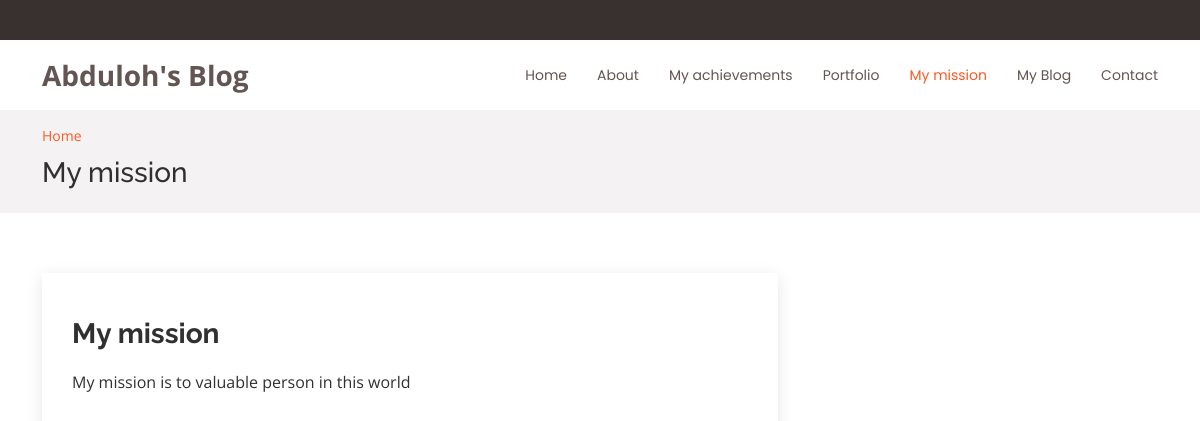
Screenshot of /mission_single/1/ with the database file from the repository.
### app2/models.py (models this page shows, shortened)
class My_status_for_future(models.Model):
    title=models.CharField(max_length=50)
    text=models.TextField()
    img=models.FileField(upload_to='mission')

### app2/views.py (the view)
# urls.py: path('mission_single/<int:a>/',mission_single),
def mission_single(request, a):
    data={
        "Mission":My_status_for_future.objects.get(id=a)
    }
    return render(request,'misson-single.html',data)

### templates/misson-single.html (shortened to what this page needs)
<!DOCTYPE html>
<html lang="en">
<head>
  {% load static %}
  <link href="{% static 'assets/vendor/aos/aos.css'%}" rel="stylesheet">
  <link href="{% static 'assets/vendor/bootstrap/css/bootstrap.min.css'%}" rel="stylesheet">
  <link href="{% static 'assets/vendor/bootstrap-icons/bootstrap-icons.css'%}" rel="stylesheet">
  <link href="{% static 'assets/vendor/boxicons/css/boxicons.min.css'%}" rel="stylesheet">
  <link href="{% static 'assets/vendor/glightbox/css/glightbox.min.css'%}" rel="stylesheet">
  <link href="{% static 'assets/vendor/swiper/swiper-bundle.min.css'%}" rel="stylesheet">
  <link href="{% static 'assets/css/style.css'%}" rel="stylesheet">
</head>
<body>
  <section id="topbar" class="d-flex align-items-center">
  </section>
  <header id="header" class="d-flex align-items-center">
    <div class="container d-flex align-items-center justify-content-between">
      <div class="logo">
        <h1><a href="index.html">Abduloh's Blog</a></h1>
      </div>
      <nav id="navbar" class="navbar">
        <ul>
          <li><a class="nav-link scrollto " href="/index/">Home</a></li>
          <li><a class="nav-link scrollto" href="/index/#about">About</a></li>
          <li><a class="nav-link scrollto" href="/index/#achievements">My achievements</a></li>
          <li><a class="nav-link scrollto " href="/index/#portfolio">Portfolio</a></li>
          <li><a class="active" class="nav-link scrollto" href="/index/#mission">My mission</a></li>
          <li><a  href="/blog/">My Blog</a></li>
          <li><a class="nav-link scrollto" href="/index/#contact">Contact</a></li>
        </ul>
      </nav>
    </div>
  </header>
  <main id="main">
    <section id="breadcrumbs" class="breadcrumbs">
      <div class="container">
        <ol>
          <li><a href="/index/">Home</a></li>
        </ol>
        <h2>{{Mission.title}}</h2>
      </div>
    </section>
    <section id="blog" class="blog">
      <div class="container" data-aos="fade-up">
        <div class="row">
          <di class="col-lg-8 entries">
            <article class="entry entry-single">
              <div class="entry-img">
              </div>
              <h2 class="entry-title">
                {{Mission.title}}
              </h2>
              <div class="entry-content">
                <p>
                  {{Mission.text}}
                </p>
              </div>
            </article>
          </div>
      </div>
    </section>
  </main>
</body>
</html>

### static/assets/css/style.css (style rules this page uses)
body { font-family: "Open Sans", sans-serif; color: #313030; }
a { color: #ff5821; text-decoration: none; }
h1, h2, h3, h4, h5, h6 { font-family: "Raleway", sans-serif; }
#topbar { background: #39312f; font-size: 14px; padding: 0; color: rgba(255, 255, 255, 0.8); height: 40px; }
#header { height: 70px; transition: all 0.5s; z-index: 997; background: #fff; }
#header .logo h1 { font-size: 28px; margin: 0; line-height: 0; font-weight: 700; font-family: "Open Sans", sans-serif; }
#header .logo h1 a, #header .logo h1 a:hover { color: #635551; text-decoration: none; }
#main { z-index: 3; }
.navbar { padding: 0; }
.navbar ul { margin: 0; padding: 0; display: flex; list-style: none; align-items: center; }
.navbar li { position: relative; }
.navbar a, .navbar a:focus { display: flex; align-items: center; justify-content: space-between; padding: 10px 0 10px 30px; font-size: 14px; font-family: "Poppins", sans-serif; color: #635551; white-space: nowrap; transition: 0.3s; }
.navbar a:hover, .navbar .active, .navbar .active:focus, .navbar li:hover>a { color: #ff5821; }
section { padding: 60px 0; overflow: hidden; }
.breadcrumbs { padding: 15px 0; background: #f4f2f2; margin-bottom: 40px; }
.breadcrumbs h2 { font-size: 28px; font-weight: 500; }
.breadcrumbs ol { display: flex; flex-wrap: wrap; list-style: none; padding: 0 0 10px 0; margin: 0; font-size: 14px; }
.blog { padding: 20px 0; }
.blog .entry { padding: 30px; margin-bottom: 60px; box-shadow: 0 4px 16px rgba(0, 0, 0, 0.1); }
.blog .entry .entry-img { max-height: 440px; margin: -30px -30px 20px -30px; overflow: hidden; }
.blog .entry .entry-title { font-size: 28px; font-weight: bold; padding: 0; margin: 0 0 20px 0; }
.blog .entry .entry-content p { line-height: 24px; }
.blog .entry-single { margin-bottom: 30px; }

### rows the page displays
My_status_for_future: title "My mission", text "My mission is to valuable person in this world"
